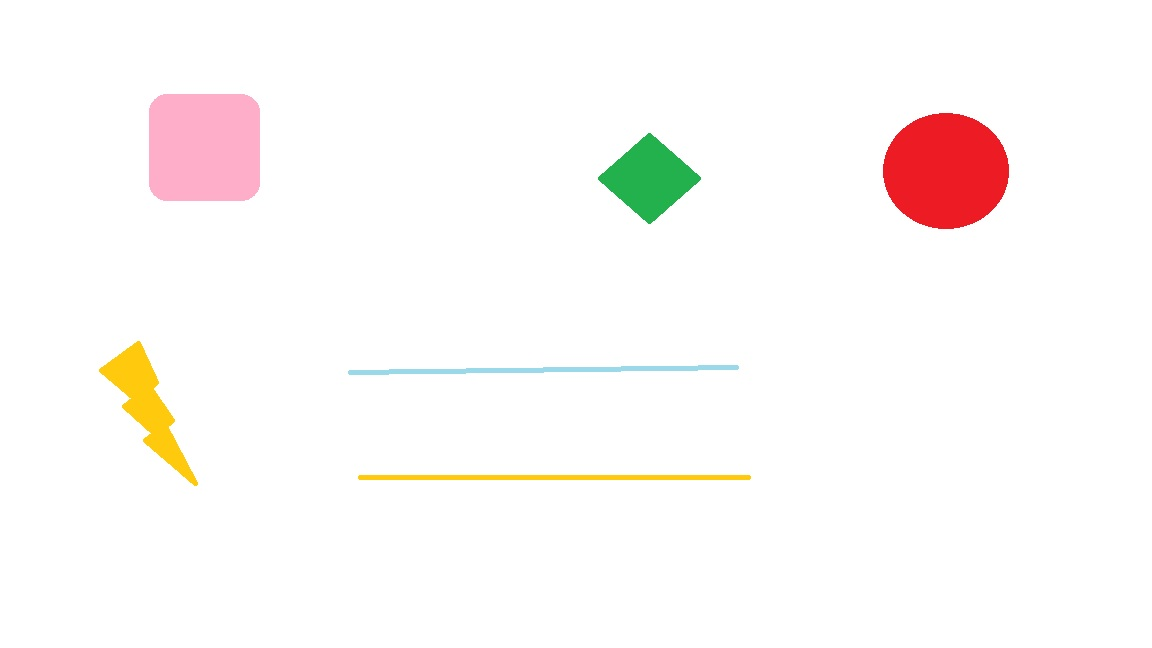
#> input picture Images/paint.jpg, 1152 x 648 px
$ python space.py
#> lines starting #> are read from the running program, lines starting #| are printed output that depends on the picture; after the words box and inside, x2 and y2 are one past the last pixel; in counts of white or black regions, pixels touching at a corner belong together
# imports:
import cv2
import numpy as np

# Read image:
inputImage = cv2.imread('Images/paint.jpg')
#> inputImage is the input picture: shape (648, 1152, 3); mean B, G, R 247.5, 249.1, 252.9
# Store a copy for results:
inputCopy = inputImage.copy()

# Convert BGR to grayscale:
grayInput = cv2.cvtColor(inputImage, cv2.COLOR_BGR2GRAY)
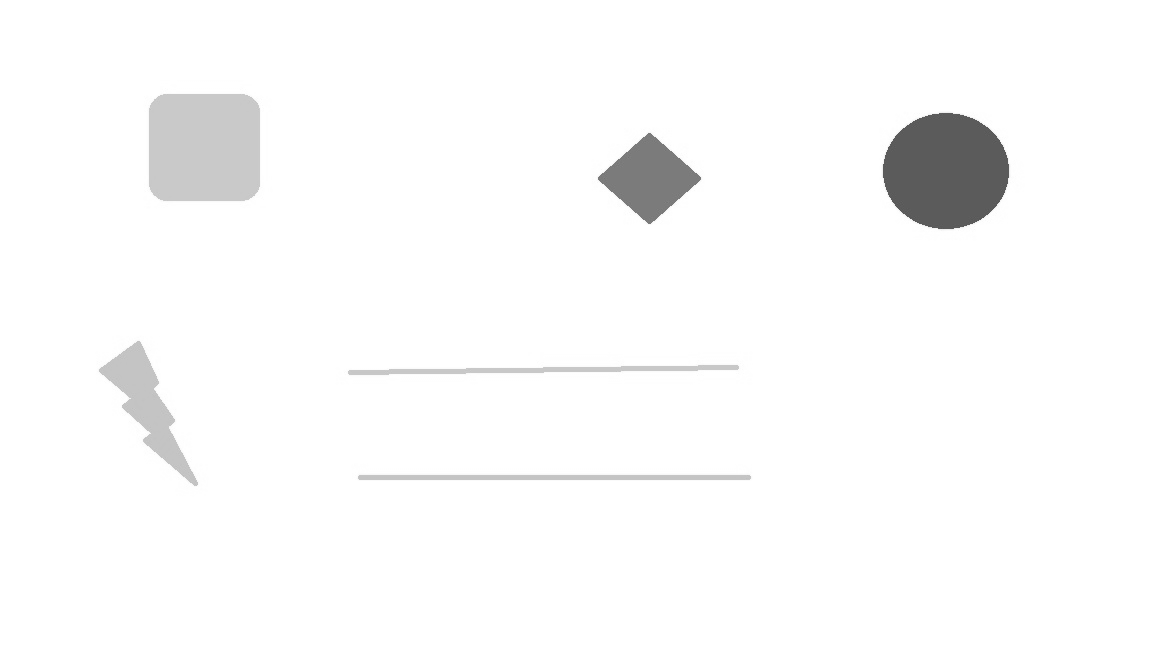
#> grayInput: shape (648, 1152); min 84, max 255, mean 250.1

# Threshold via Otsu
_, binaryImage = cv2.threshold(grayInput, 0, 255, cv2.THRESH_BINARY_INV+cv2.THRESH_OTSU)
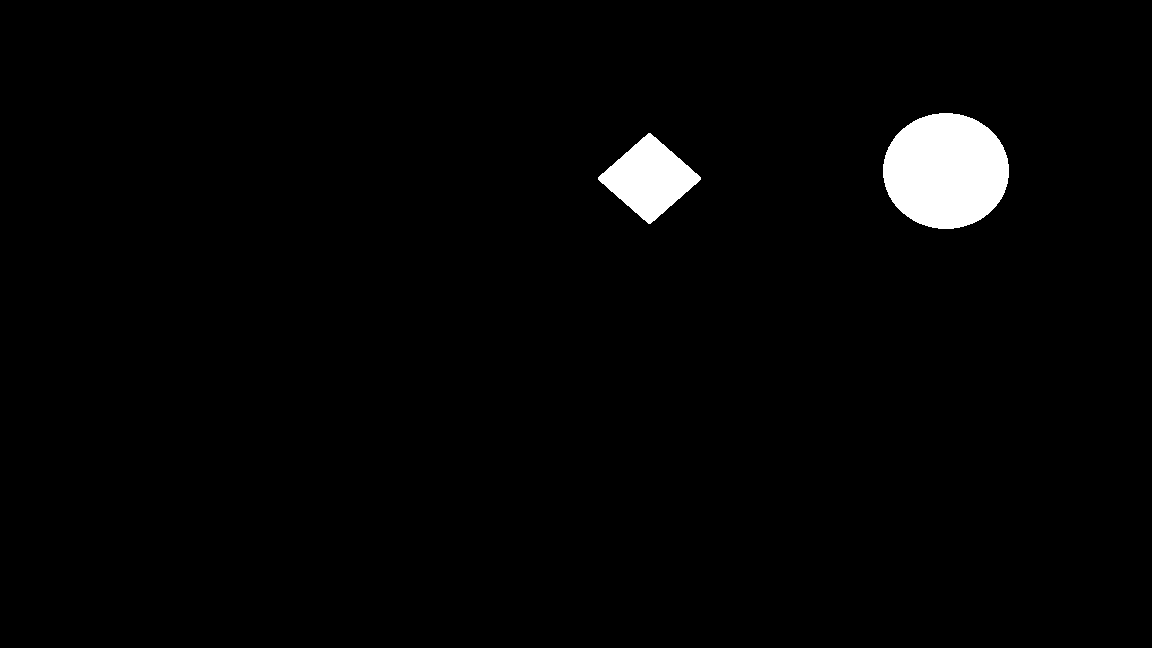
#> binaryImage: shape (648, 1152); 2.2% white; 2 white regions, box (x1, y1, x2, y2) and area: (883, 113, 1009, 229) 11468, (598, 133, 701, 224) 4893

# Set kernel (structuring element) size:
kernelSize = (9, 9)

# Set operation iterations:
opIterations = 2

# Get the structuring element:
morphKernel = cv2.getStructuringElement(cv2.MORPH_RECT, kernelSize)

# Perform Dilate:
dilateImage = cv2.morphologyEx(binaryImage, cv2.MORPH_DILATE, morphKernel, None, None, opIterations, cv2.BORDER_REFLECT101)
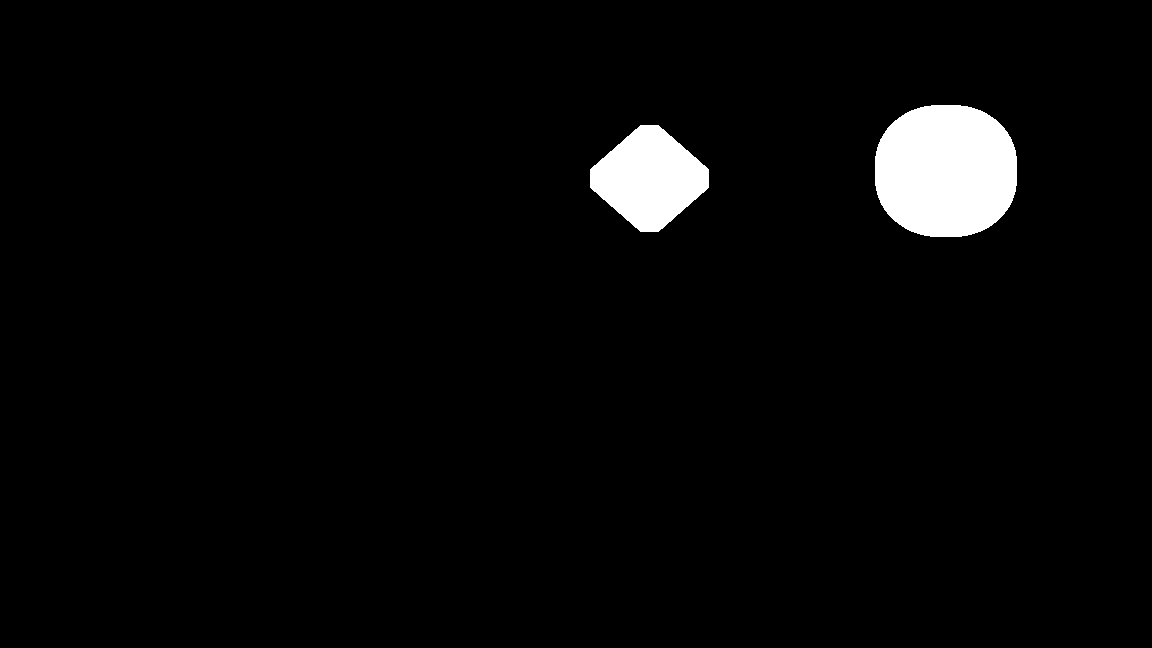
#> dilateImage: shape (648, 1152); 3.2% white; 2 white regions, box (x1, y1, x2, y2) and area: (875, 105, 1017, 237) 15596, (590, 125, 709, 232) 8253

# Reduce matrix to a n row x 1 columns matrix:
reducedImage = cv2.reduce(dilateImage, 1, cv2.REDUCE_MAX)
#> reducedImage = 648 values, max 255 at index 105, min 0 at index 0, mean 51.94

# Invert the reduced image:
reducedImage = 255 - reducedImage
#> reducedImage = 648 values, max 255 at index 0, min 0 at index 105, mean 203.1

# Find the big contours/blobs on the filtered image:
contours, hierarchy = cv2.findContours(reducedImage, cv2.RETR_TREE, cv2.CHAIN_APPROX_SIMPLE)
#> contours = 2 contours, all with area under 20

# Store the poly approximation and bound
contoursPoly = [None] * len(contours)
#> contoursPoly = 2 items
separatingLines = [ ]

# We need some dimensions of the original image:
imageHeight = inputCopy.shape[0]
#> imageHeight = 648
imageWidth = inputCopy.shape[1]
#> imageWidth = 1152

# Look for the outer bounding boxes:
for i, c in enumerate(contours):

    # Approximate the contour to a polygon:
    contoursPoly = cv2.approxPolyDP(c, 3, True)

    # Convert the polygon to a bounding rectangle:
    boundRect = cv2.boundingRect(contoursPoly)

    # Get the bounding rect's data:
    [x,y,w,h] = boundRect
#> this loop made 2 passes
#> (contoursPoly, x, y, w, h) on passes 1 to 2: ([[0, 237], [0, 647]], 0, 237, 1, 411), ([[0, 0], [0, 104]], 0, 0, 1, 105)

# Calculate line middle (vertical) coordinate,
# Start point and end point:
lineCenter = y + (0.5 * h)
#> lineCenter = 52.5
startPoint = (0,int(lineCenter))
#> startPoint = (0, 52)
endPoint =  (int(imageWidth),int(lineCenter))
#> endPoint = (1152, 52)

# Store start and end points in list:
separatingLines.append((startPoint, endPoint))

# Draw the line:
color = (0, 255, 0)
cv2.line(inputCopy, startPoint, endPoint, color, 2)
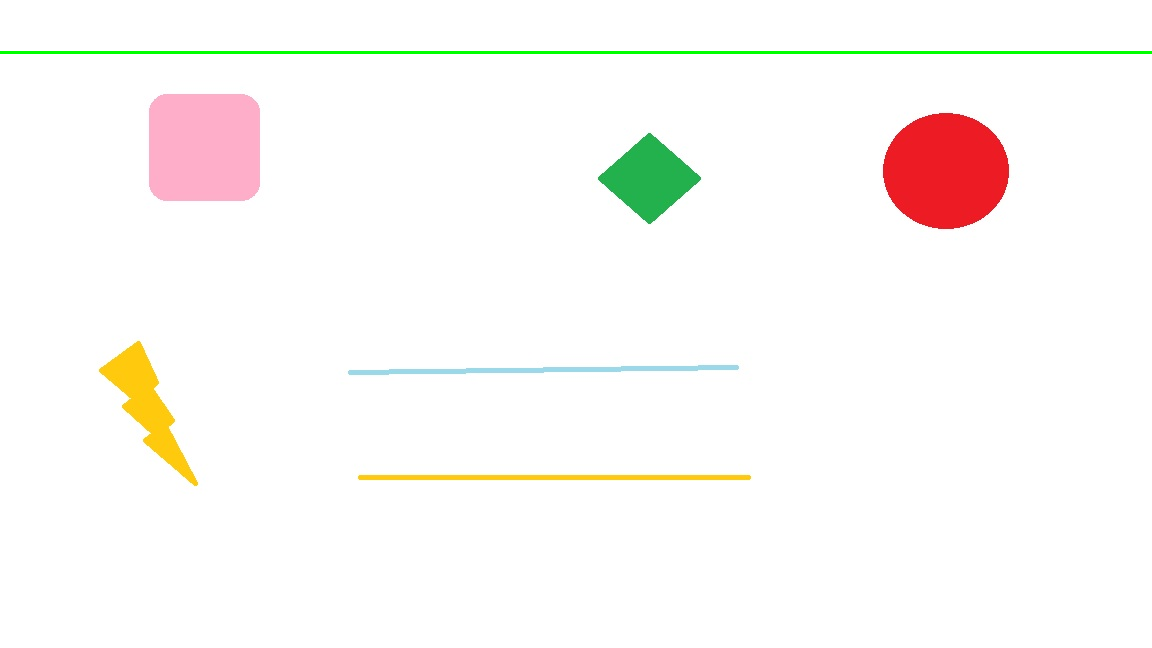
#> inputCopy: shape (648, 1152, 3); 0.46% of pixels changed, all inside (x1, y1, x2, y2) = (0, 51, 1152, 54)

# Show the image:
cv2.imshow("inputCopy", inputCopy)
cv2.waitKey(0)

$ run again, with Images/cabletryred2.jpg copied over Images/paint.jpg
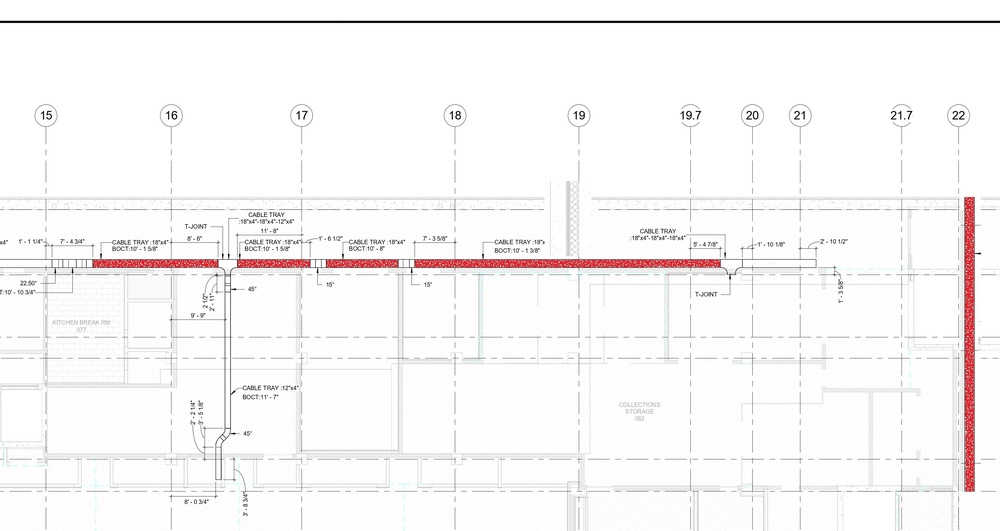
#> input picture Images/cabletryred2.jpg, 1000 x 531 px, shrunk from 3405 x 1809 before the run
#> inputImage is the input picture: shape (531, 1000, 3); mean B, G, R 246.4, 246.3, 248.1
#> `_, binaryImage = cv2.threshold(grayInput, 0, 255, cv2.THRESH_BINARY_IN..`:
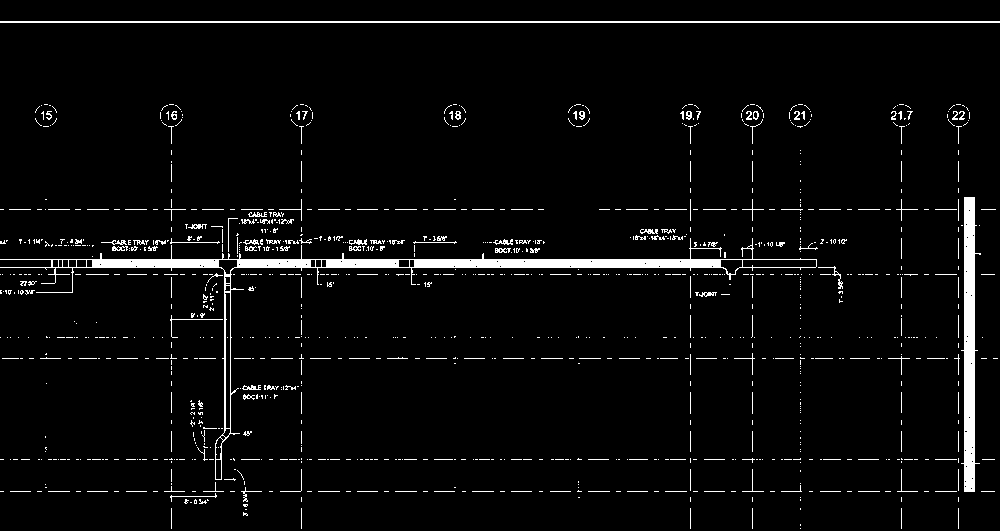
#> binaryImage: shape (531, 1000); 4% white; 1095 white regions (902 under 20 px), largest, box (x1, y1, x2, y2) and area: (0, 238, 817, 480) 6859, (961, 197, 981, 492) 3246, (0, 21, 1000, 23) 2000
#> dilateImage: shape (531, 1000); 40.1% white; 15 white regions, largest, box (x1, y1, x2, y2) and area: (0, 96, 1000, 531) 184188, (0, 13, 1000, 31) 18000, (781, 96, 820, 136) 1415
#> `reducedImage = cv2.reduce(dilateImage, 1, cv2.REDUCE_MAX)`: reducedImage = 531 values, max 255 at index 13, min 0 at index 0, mean 217.5
#> `reducedImage = 255 - reducedImage`: reducedImage = 531 values, max 255 at index 0, min 0 at index 13, mean 37.46
#> contours = 2 contours, all with area under 20
#> `contoursPoly = [None] * len(contours)`: contoursPoly = 2 items
#> the loop `for i, c in enumerate(contours):` made 2 passes
#> (contoursPoly, x, y, w, h) on passes 1 to 2: ([[0, 31], [0, 95]], 0, 31, 1, 65), ([[0, 0], [0, 12]], 0, 0, 1, 13)
#> lineCenter = 6.5
#> startPoint = (0, 6)
#> endPoint = (1000, 6)
#> `cv2.line(inputCopy, startPoint, endPoint, color, 2)`:
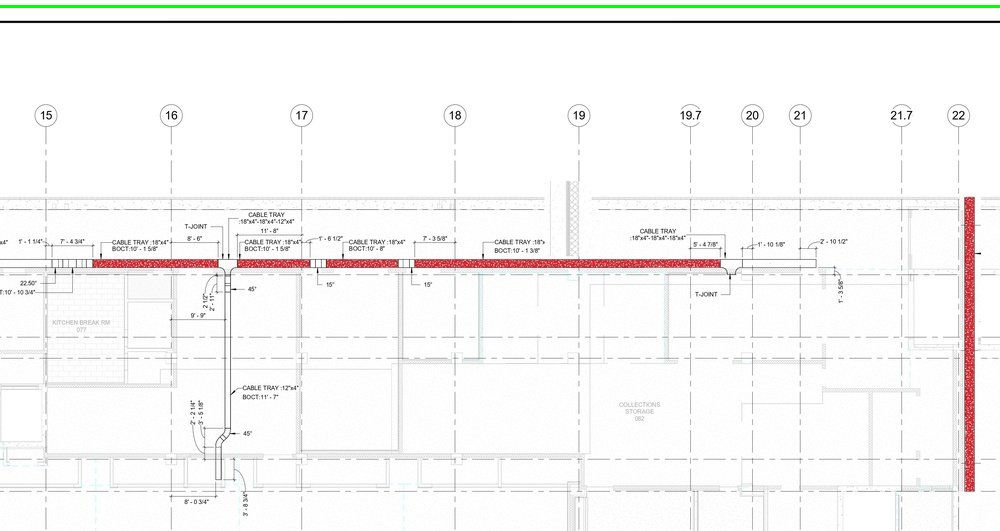
#> inputCopy: shape (531, 1000, 3); 0.56% of pixels changed, all inside (x1, y1, x2, y2) = (0, 5, 1000, 8)

$ run again, with Images/twoline.jpg copied over Images/paint.jpg
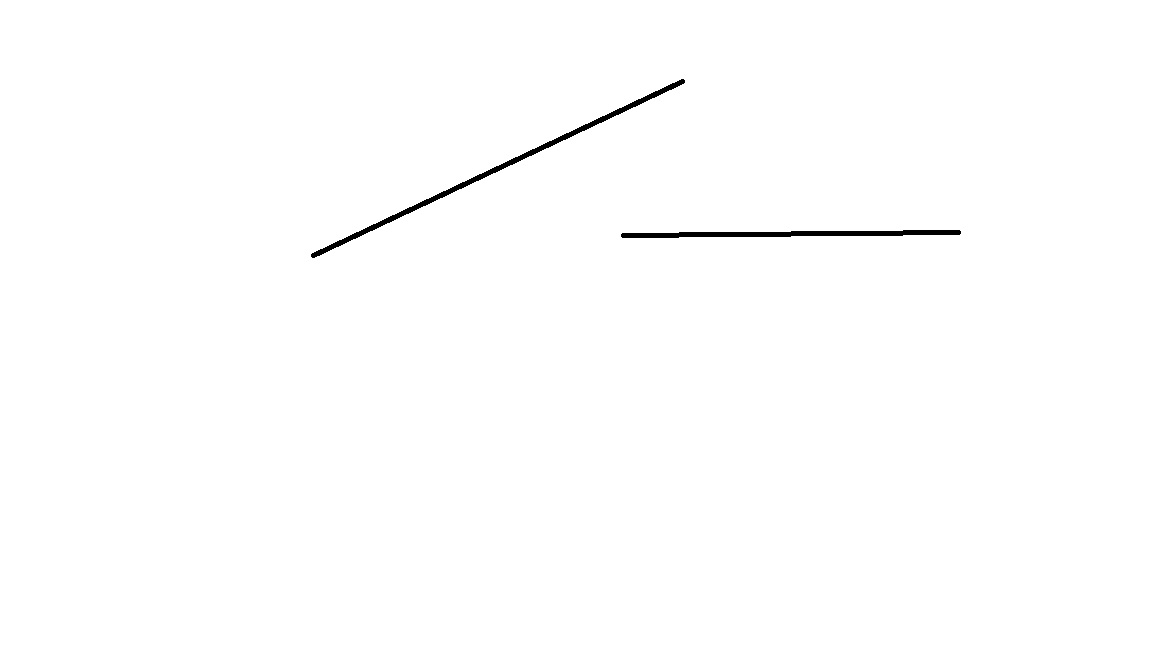
#> input picture Images/twoline.jpg, 1152 x 648 px
#> inputImage is the input picture: shape (648, 1152, 3); min 0, max 255, mean 253.7
#> `_, binaryImage = cv2.threshold(grayInput, 0, 255, cv2.THRESH_BINARY_IN..`:
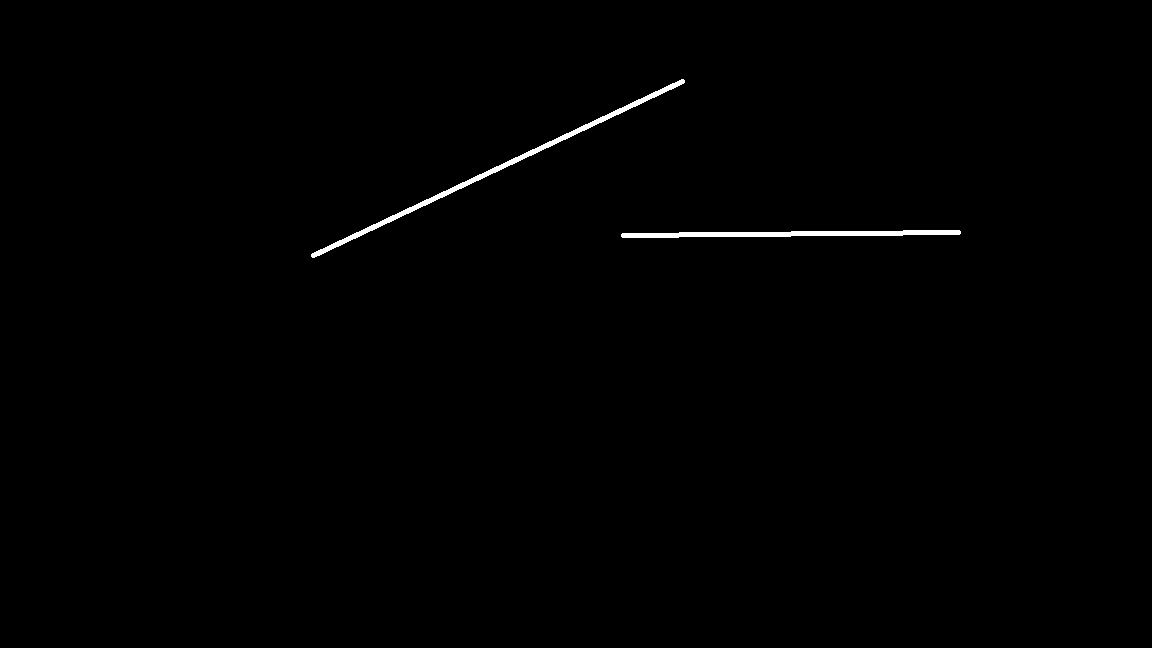
#> binaryImage: shape (648, 1152); 0.51% white; 2 white regions, box (x1, y1, x2, y2) and area: (311, 79, 685, 258) 2085, (621, 230, 961, 238) 1696
#> dilateImage: shape (648, 1152); 2.5% white; 2 white regions, box (x1, y1, x2, y2) and area: (303, 71, 693, 266) 11189, (613, 222, 969, 246) 7520
#> `reducedImage = cv2.reduce(dilateImage, 1, cv2.REDUCE_MAX)`: reducedImage = 648 values, max 255 at index 71, min 0 at index 0, mean 76.74
#> `reducedImage = 255 - reducedImage`: reducedImage = 648 values, max 255 at index 0, min 0 at index 71, mean 178.3
#> contours = 2 contours, all with area under 20
#> `contoursPoly = [None] * len(contours)`: contoursPoly = 2 items
#> the loop `for i, c in enumerate(contours):` made 2 passes
#> (contoursPoly, x, y, w, h) on passes 1 to 2: ([[0, 266], [0, 647]], 0, 266, 1, 382), ([[0, 0], [0, 70]], 0, 0, 1, 71)
#> lineCenter = 35.5
#> startPoint = (0, 35)
#> endPoint = (1152, 35)
#> `cv2.line(inputCopy, startPoint, endPoint, color, 2)`:
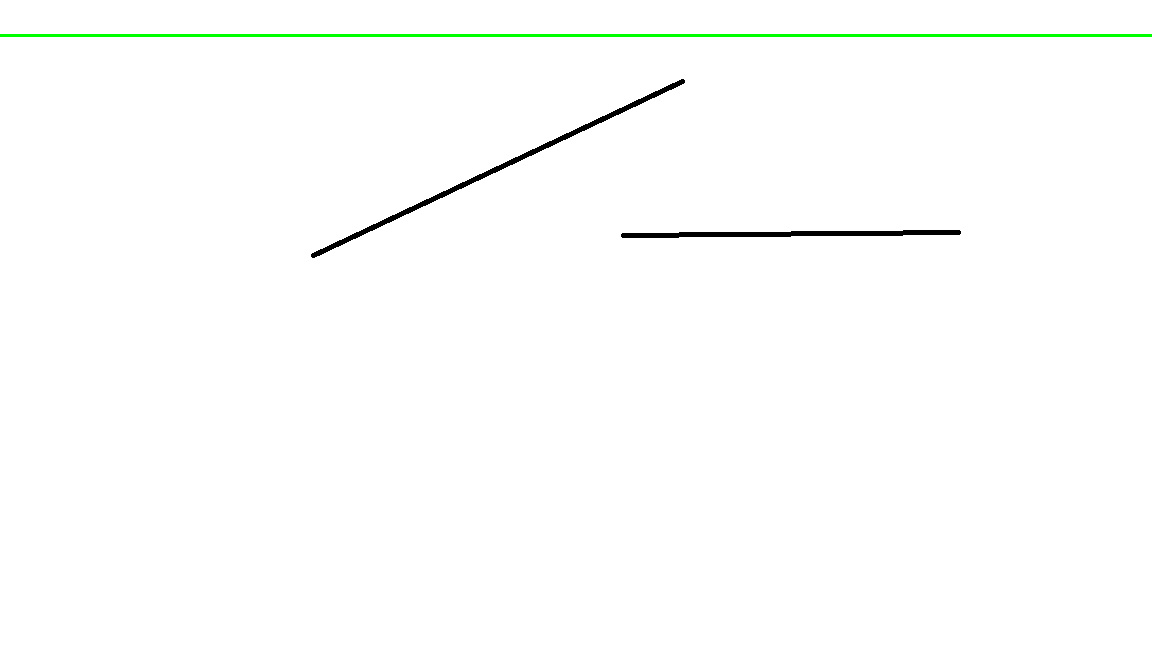
#> inputCopy: shape (648, 1152, 3); 0.46% of pixels changed, all inside (x1, y1, x2, y2) = (0, 34, 1152, 37)
